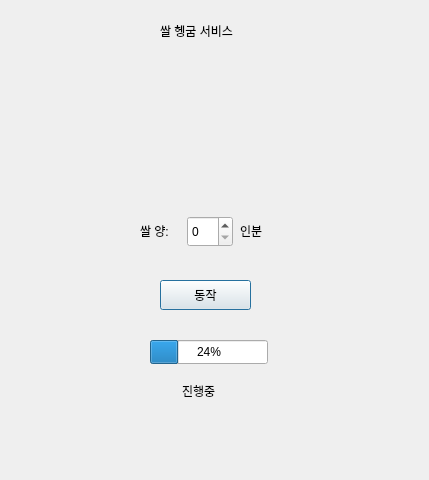
<?xml version="1.0" encoding="UTF-8"?>
<ui version="4.0">
 <class>run_setting_gui</class>
 <widget class="QDialog" name="run_setting_gui">
  <property name="geometry">
   <rect>
    <x>0</x>
    <y>0</y>
    <width>429</width>
    <height>480</height>
   </rect>
  </property>
  <property name="windowTitle">
   <string>Dialog</string>
  </property>
  <widget class="QLabel" name="l_Title2">
   <property name="geometry">
    <rect>
     <x>160</x>
     <y>20</y>
     <width>131</width>
     <height>22</height>
    </rect>
   </property>
   <property name="text">
    <string>쌀 헹굼 서비스</string>
   </property>
  </widget>
  <widget class="QLabel" name="l_Pic2">
   <property name="geometry">
    <rect>
     <x>130</x>
     <y>50</y>
     <width>161</width>
     <height>151</height>
    </rect>
   </property>
   <property name="text">
    <string/>
   </property>
  </widget>
  <widget class="QLabel" name="l_RiceQuantity">
   <property name="geometry">
    <rect>
     <x>140</x>
     <y>220</y>
     <width>41</width>
     <height>22</height>
    </rect>
   </property>
   <property name="text">
    <string>쌀 양:</string>
   </property>
  </widget>
  <widget class="QSpinBox" name="sb_ManNum">
   <property name="geometry">
    <rect>
     <x>187</x>
     <y>216</y>
     <width>46</width>
     <height>31</height>
    </rect>
   </property>
  </widget>
  <widget class="QLabel" name="l_Man">
   <property name="geometry">
    <rect>
     <x>240</x>
     <y>220</y>
     <width>41</width>
     <height>22</height>
    </rect>
   </property>
   <property name="text">
    <string>인분</string>
   </property>
  </widget>
  <widget class="QPushButton" name="pbRun">
   <property name="geometry">
    <rect>
     <x>160</x>
     <y>280</y>
     <width>91</width>
     <height>30</height>
    </rect>
   </property>
   <property name="text">
    <string>동작</string>
   </property>
  </widget>
  <widget class="QProgressBar" name="progressBar">
   <property name="geometry">
    <rect>
     <x>150</x>
     <y>340</y>
     <width>118</width>
     <height>24</height>
    </rect>
   </property>
   <property name="value">
    <number>24</number>
   </property>
  </widget>
  <widget class="QLabel" name="l_State">
   <property name="geometry">
    <rect>
     <x>182</x>
     <y>380</y>
     <width>48</width>
     <height>22</height>
    </rect>
   </property>
   <property name="text">
    <string>진행중</string>
   </property>
  </widget>
 </widget>
 <resources/>
 <connections/>
</ui>
